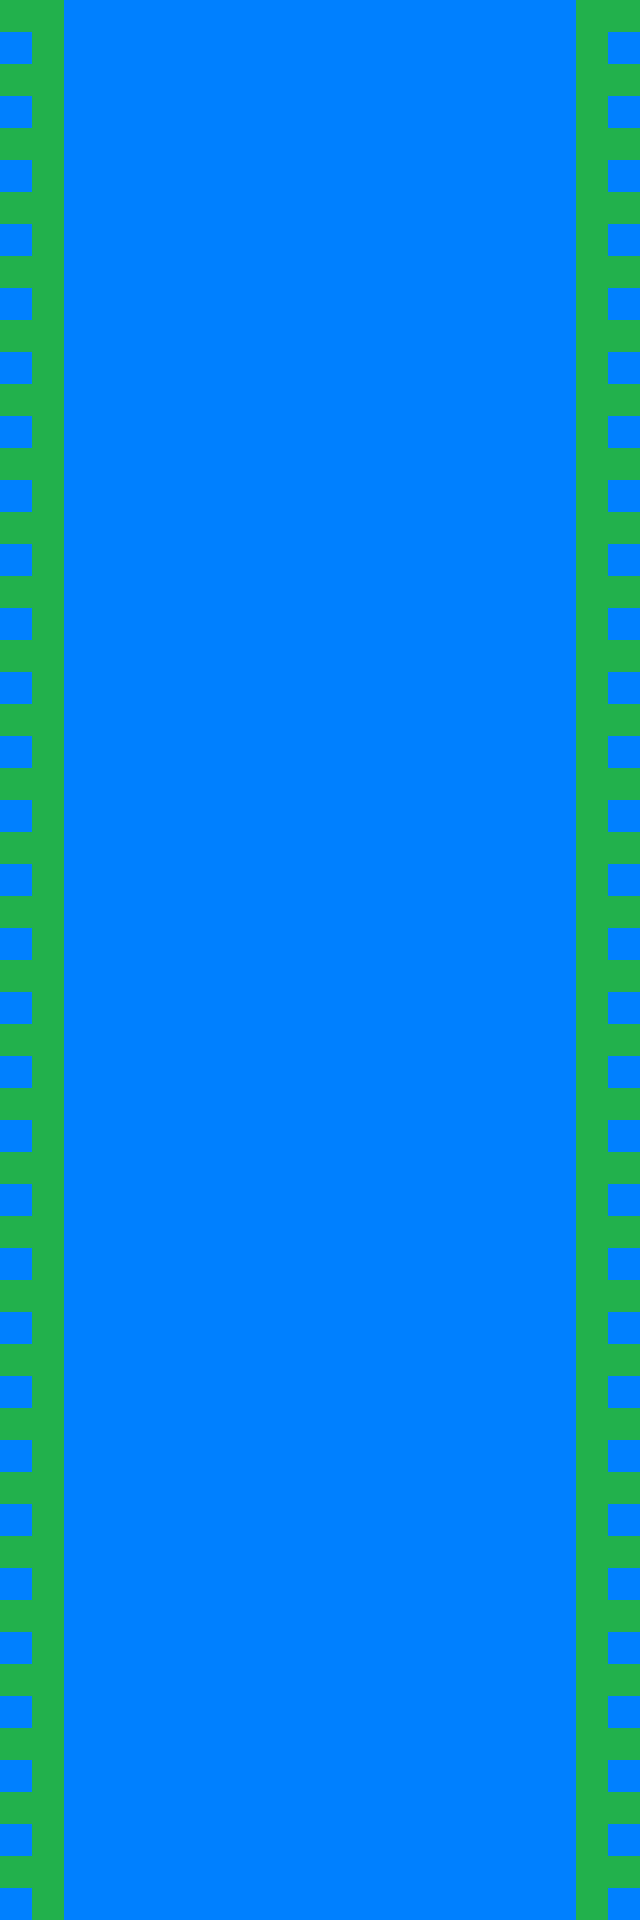

This is a level from a 2D game, rendered from its Tiled map with the project's own tilesets. A one-line summary and the map file follow, with tile-layer data summarised:
An orthogonal 20x60 tile map with 32x32 px tiles, 4 tile layers (background, collisions, collectibles, enemies).

<map version="1.0" tiledversion="1.1.5" orientation="orthogonal" renderorder="right-up" width="20" height="60" tilewidth="32" tileheight="32" infinite="0" nextobjectid="11">
 <tileset firstgid="1" source="backgroun_tiles.tsx" />
 <layer name="background" width="20" height="60">
  <data>[1200 cells, 1200 non-empty, 2 distinct tile ids]</data>
 </layer>
 <layer name="collisions" width="20" height="60">
  <data>[1200 cells, 180 non-empty, 1 distinct tile ids]</data>
 </layer>
 <layer name="collectibles" width="20" height="60">
  <data>[1200 cells, 0 non-empty, 0 distinct tile ids]</data>
 </layer>
 <layer name="enemies" width="20" height="60" opacity="0">
  <data>[1200 cells, 8 non-empty, 1 distinct tile ids]</data>
 </layer>
</map>
